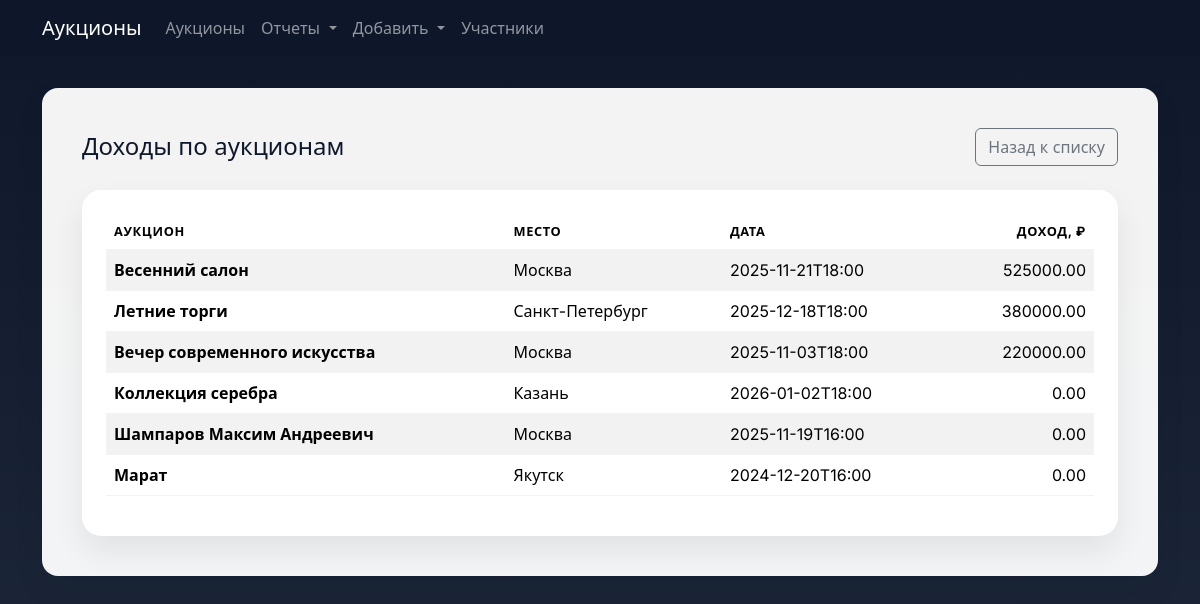
The page /reports/auction-revenue on the database its author committed.
### tables this page shows
CREATE TABLE auctions (
                id INTEGER PRIMARY KEY AUTOINCREMENT,
                name TEXT NOT NULL,
                location TEXT NOT NULL,
                starts_at TEXT NOT NULL,
                description TEXT
            );

### main.py (the view)
@app.route("/reports/auction-revenue")
def auction_revenue():
    db = get_db()
    rows = db.query(
        """
        SELECT a.id,
               a.name,
               a.location,
               a.starts_at,
               COALESCE(SUM(s.sold_price), 0) AS revenue
        FROM auctions a
        LEFT JOIN items i ON i.auction_id = a.id
        LEFT JOIN sales s ON s.item_id = i.id
        GROUP BY a.id
        ORDER BY revenue DESC, datetime(a.starts_at) DESC
        """
    )
    return render_template("auction_revenue.html", auctions=rows)

### db.py (called while the page is built)
    def query(self, sql: str, params: Iterable[Any] | None = None) -> list[sqlite3.Row]:
        cur = self.conn.cursor()
        cur.execute(sql, params or [])
        rows = cur.fetchall()
        return rows

    def close(self) -> None:
        self.conn.close()

### main.py (called while the page is built)
def get_db() -> AuctionDB:
    if "db" not in g:
        g.db = AuctionDB()
    return g.db

### templates/auction_revenue.html (shortened to what this page needs)
{% extends "base.html" %}
{% block content %}
  <div class="d-flex justify-content-between align-items-center mb-4">
    <h1 class="h4 mb-0">Доходы по аукционам</h1>
    <a class="btn btn-outline-secondary" href="{{ url_for('auctions') }}">Назад к списку</a>
  </div>
  <div class="table-responsive">
    <table class="table table-striped">
      <thead>
        <tr>
          <th>Аукцион</th>
          <th>Место</th>
          <th>Дата</th>
          <th class="text-end">Доход, ₽</th>
        </tr>
      </thead>
      <tbody>
        {% if auctions %}
          {% for auction in auctions %}
            <tr>
              <td class="fw-semibold">{{ auction.name }}</td>
              <td>{{ auction.location }}</td>
              <td>{{ auction.starts_at }}</td>
              <td class="text-end">{{ "%.2f"|format(auction.revenue or 0) }}</td>
            </tr>
          {% endfor %}
        {% else %}
          <tr>
            <td colspan="4" class="text-center text-muted py-4">Нет данных.</td>
          </tr>
        {% endif %}
      </tbody>
    </table>
  </div>
{% endblock %}

### static/styles.css (style rules this page uses)
:root { --bg-gradient-start: #0f172a; --bg-gradient-end: #1e293b; --card-bg: #ffffff; --card-accent: #f1f5f9; --text-primary: #0f172a; --text-muted: #64748b; --primary: #6366f1; --primary-dark: #4f46e5; --accent: #f472b6; --border-radius: 1rem; --shadow-soft: 0 15px 30px rgba(15, 23, 42, 0.08); }
body { font-family: "Inter", "Segoe UI", system-ui, -apple-system, BlinkMacSystemFont, sans-serif; background: linear-gradient(180deg, var(--bg-gradient-start), var(--bg-gradient-end)); color: var(--text-primary); min-height: 100vh; }
.card, .table, .form-control, .form-select { border-radius: 1rem; border: none; }
.table thead { background: var(--card-accent); color: var(--text-muted); text-transform: uppercase; font-size: 0.8rem; letter-spacing: 0.05em; }
.table tr { border-bottom: 1px solid rgba(15, 23, 42, 0.05); }
.table-responsive { border-radius: 1.2rem; box-shadow: var(--shadow-soft); background: var(--card-bg); padding: 1.5rem; }

### rows shown on the page
auctions: name "Весенний салон", location "Москва", starts_at "2025-11-21T18:00", revenue "525000.00"
auctions: name "Летние торги", location "Санкт-Петербург", starts_at "2025-12-18T18:00", revenue "380000.00"
auctions: name "Вечер современного искусства", location "Москва", starts_at "2025-11-03T18:00", revenue "220000.00"
auctions: name "Коллекция серебра", location "Казань", starts_at "2026-01-02T18:00", revenue "0.00"
auctions: name "Шампаров Максим Андреевич", location "Москва", starts_at "2025-11-19T16:00", revenue "0.00"
auctions: name "Марат", location "Якутск", starts_at "2024-12-20T16:00", revenue "0.00"
